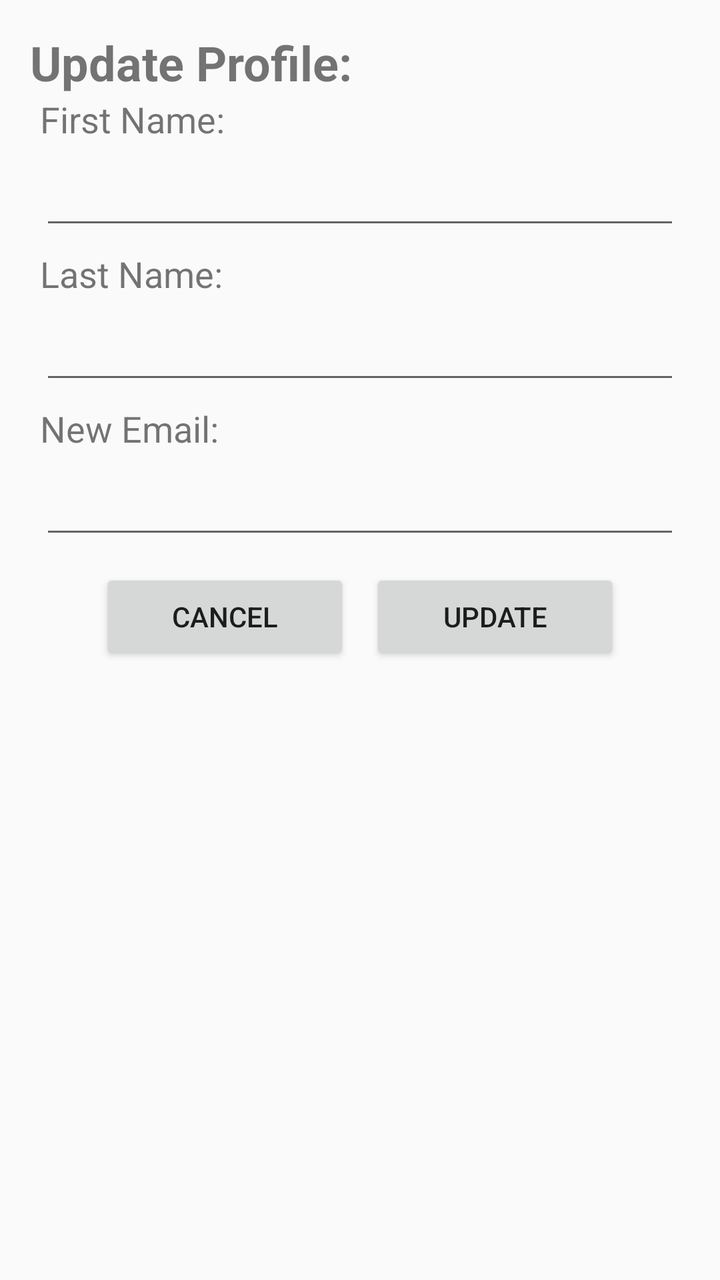
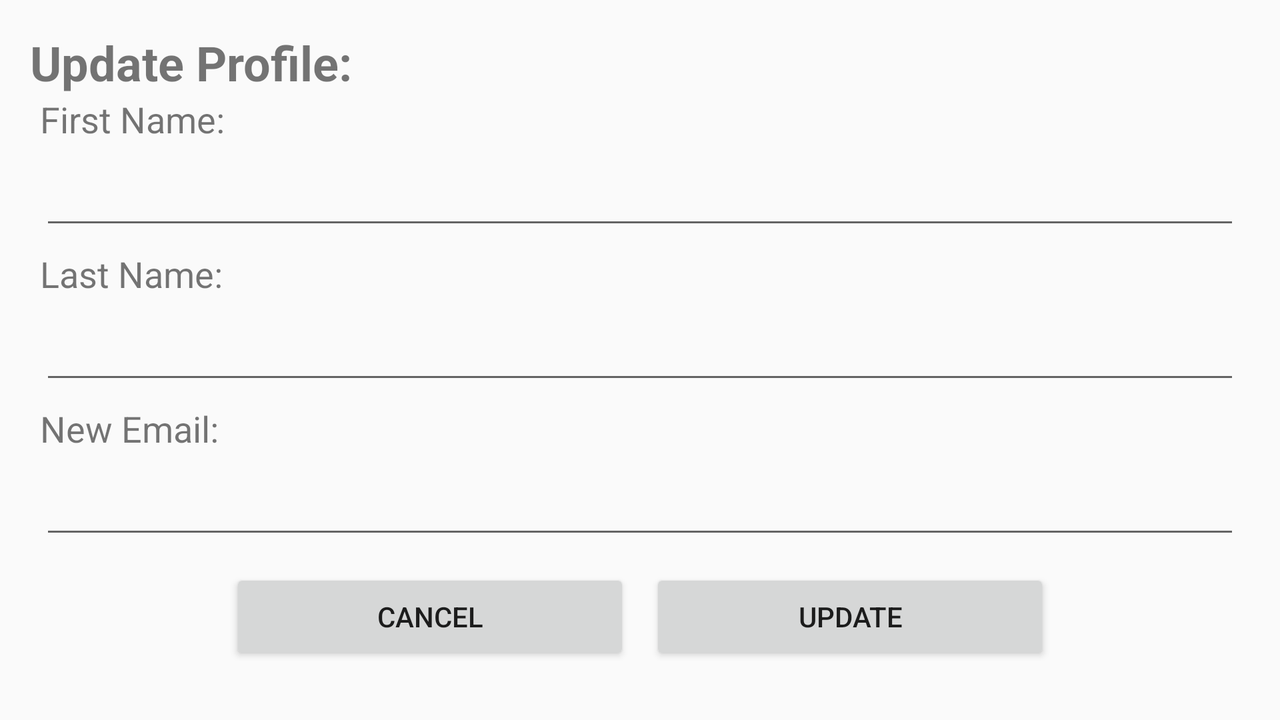

First picture: res/layout/ on a phone held upright. Second picture: the repository's own variant of that layout, on a device whose configuration matches the variant's folder. Source for both follows.
<!-- AndroidManifest.xml: application theme Theme.MyApp -->
<!-- res/layout/popup_update_profile.xml -->
<?xml version="1.0" encoding="utf-8"?>
<LinearLayout xmlns:android="http://schemas.android.com/apk/res/android"
    xmlns:tools="http://schemas.android.com/tools"
    android:layout_width="match_parent"
    android:layout_height="match_parent"
    xmlns:app="http://schemas.android.com/apk/res-auto"
    android:orientation="vertical"
    android:padding="15dp">

    <TextView
        android:id="@+id/textView39"
        android:layout_width="wrap_content"
        android:layout_height="wrap_content"
        android:text="Update Profile:"
        android:textSize="24sp"
        android:textStyle="bold" />

    <LinearLayout
        android:id="@+id/firstName"
        android:layout_width="match_parent"
        android:layout_height="wrap_content"
        android:orientation="vertical"
        android:paddingStart="5dp"
        android:paddingEnd="5dp">

        <TextView
            android:id="@+id/textView40"
            android:layout_width="match_parent"
            android:layout_height="wrap_content"
            android:text="First Name:"
            android:textSize="18sp" />

        <EditText
            android:id="@+id/update_first_name"
            android:layout_width="match_parent"
            android:layout_height="wrap_content"
            android:layout_marginBottom="5dp"
            android:ems="10"
            android:inputType="textPersonName"
            android:minHeight="48dp"
            android:textSize="18sp" />
    </LinearLayout>

    <LinearLayout
        android:id="@+id/lastName"
        android:layout_width="match_parent"
        android:layout_height="wrap_content"
        android:orientation="vertical"
        android:paddingStart="5dp"
        android:paddingEnd="5dp">

        <TextView
            android:id="@+id/textView41"
            android:layout_width="match_parent"
            android:layout_height="wrap_content"
            android:text="Last Name:"
            android:textSize="18sp" />

        <EditText
            android:id="@+id/update_last_name"
            android:layout_width="match_parent"
            android:layout_height="wrap_content"
            android:layout_marginBottom="5dp"
            android:ems="10"
            android:inputType="textPersonName"
            android:minHeight="48dp"
            android:textSize="18sp" />
    </LinearLayout>

    <LinearLayout
        android:id="@+id/newEmail"
        android:layout_width="match_parent"
        android:layout_height="wrap_content"
        android:orientation="vertical"
        android:paddingStart="5dp"
        android:paddingEnd="5dp">

        <TextView
            android:id="@+id/textView42"
            android:layout_width="match_parent"
            android:layout_height="wrap_content"
            android:text="New Email:"
            android:textSize="18sp" />

        <EditText
            android:id="@+id/update_email"
            android:layout_width="match_parent"
            android:layout_height="wrap_content"
            android:layout_marginBottom="5dp"
            android:autofillHints="emailAddress"
            android:ems="10"
            android:importantForAutofill="yes"
            android:inputType="textEmailAddress"
            android:minHeight="48dp"
            android:textSize="18sp" />
    </LinearLayout>

    <LinearLayout
        android:id="@+id/oldPassword"
        android:layout_width="match_parent"
        android:layout_height="wrap_content"
        android:orientation="vertical"
        android:paddingStart="5dp"
        android:paddingEnd="5dp"
        android:visibility="gone">

        <TextView
            android:id="@+id/textView48"
            android:layout_width="match_parent"
            android:layout_height="wrap_content"
            android:text="Current Password:"
            android:textSize="18sp" />

        <EditText
            android:id="@+id/update_old_password"
            android:layout_width="match_parent"
            android:layout_height="wrap_content"
            android:ems="10"
            android:importantForAutofill="no"
            android:inputType="textPassword"
            android:textSize="18sp"
            tools:ignore="TouchTargetSizeCheck" />
    </LinearLayout>

    <LinearLayout
        android:id="@+id/update_btns"
        android:layout_width="match_parent"
        android:layout_height="wrap_content"
        android:gravity="center"
        android:orientation="horizontal"
        app:theme="@style/AppTheme.Buttons">

        <Button
            android:id="@+id/update_cancel_btn"
            android:layout_width="@dimen/popout_btn_width"
            android:layout_height="wrap_content"
            android:layout_margin="5dp"
            android:text="Cancel" />

        <Button
            android:id="@+id/update_btn"
            android:layout_width="@dimen/popout_btn_width"
            android:layout_height="wrap_content"
            android:layout_margin="5dp"
            android:text="Update" />
    </LinearLayout>

    <LinearLayout
        android:id="@+id/confirm_btns"
        android:layout_width="match_parent"
        android:layout_height="wrap_content"
        android:gravity="center"
        android:orientation="horizontal"
        android:visibility="gone"
        app:theme="@style/AppTheme.Buttons">

        <Button
            android:id="@+id/delete_cancel_btn"
            android:layout_width="@dimen/popout_btn_width"
            android:layout_height="wrap_content"
            android:layout_margin="5dp"
            android:text="Cancel" />

        <Button
            android:id="@+id/delete_confirm_btn"
            android:layout_width="@dimen/popout_btn_width"
            android:layout_height="wrap_content"
            android:layout_margin="5dp"
            android:text="Confirm" />
    </LinearLayout>

</LinearLayout>
<!-- resources referenced by this layout -->
<resources>
  <dimen name="popout_btn_width">125dp</dimen>
  <style name="AppTheme.Buttons" parent="MyAppTheme">
          <item name="android:textSize">16sp</item>
      </style>
  <style name="Theme.MyApp" parent="Theme.AppCompat.DayNight.DarkActionBar">
          
          <item name="colorPrimary">@color/purple_500</item>
          <item name="colorPrimaryDark">@color/purple_700</item>
          <item name="colorAccent">@color/teal_200</item>
          
      </style>
  <!-- from res/values-v29/ -->
  <style name="MyAppTheme" parent="MyAppTheme.Color">
      
      <item name="android:navigationBarColor">@android:color/transparent</item>
      <item name="android:statusBarColor">@android:color/transparent</item>
      <item name="android:windowLightStatusBar">?attr/isLightTheme</item>
    </style>
  <!-- from res/values-v29/ -->
  <style name="MyAppTheme.Color" parent="Theme.Material3.Light.NoActionBar">
      <item name="colorPrimary">@color/md_theme_light_primary</item>
      <item name="colorOnPrimary">@color/md_theme_light_onPrimary</item>
      <item name="colorPrimaryContainer">@color/md_theme_light_primaryContainer</item>
      <item name="colorOnPrimaryContainer">@color/md_theme_light_onPrimaryContainer</item>
      <item name="colorSecondary">@color/md_theme_light_secondary</item>
      <item name="colorOnSecondary">@color/md_theme_light_onSecondary</item>
      <item name="colorSecondaryContainer">@color/md_theme_light_secondaryContainer</item>
      <item name="colorOnSecondaryContainer">@color/md_theme_light_onSecondaryContainer</item>
      <item name="colorTertiary">@color/md_theme_light_tertiary</item>
      <item name="colorOnTertiary">@color/md_theme_light_onTertiary</item>
      <item name="colorTertiaryContainer">@color/md_theme_light_tertiaryContainer</item>
      <item name="colorOnTertiaryContainer">@color/md_theme_light_onTertiaryContainer</item>
      <item name="colorError">@color/md_theme_light_error</item>
      <item name="colorErrorContainer">@color/md_theme_light_errorContainer</item>
      <item name="colorOnError">@color/md_theme_light_onError</item>
      <item name="colorOnErrorContainer">@color/md_theme_light_onErrorContainer</item>
      <item name="android:colorBackground">@color/md_theme_light_background</item>
      <item name="colorOnBackground">@color/md_theme_light_onBackground</item>
      <item name="colorSurface">@color/md_theme_light_surface</item>
      <item name="colorOnSurface">@color/md_theme_light_onSurface</item>
      <item name="colorSurfaceVariant">@color/md_theme_light_surfaceVariant</item>
      <item name="colorOnSurfaceVariant">@color/md_theme_light_onSurfaceVariant</item>
      <item name="colorOutline">@color/md_theme_light_outline</item>
      <item name="colorOnSurfaceInverse">@color/md_theme_light_inverseOnSurface</item>
      <item name="colorSurfaceInverse">@color/md_theme_light_inverseSurface</item>
      <item name="colorPrimaryInverse">@color/md_theme_light_inversePrimary</item>
    </style>
</resources>
<!-- res/layout-land/popup_update_profile.xml (the repository's variant of the layout above) -->
<!-- drawn on the phone turned sideways -->
<?xml version="1.0" encoding="utf-8"?>
<LinearLayout xmlns:android="http://schemas.android.com/apk/res/android"
    xmlns:tools="http://schemas.android.com/tools"
    android:layout_width="match_parent"
    android:layout_height="match_parent"
    xmlns:app="http://schemas.android.com/apk/res-auto"
    android:orientation="vertical"
    android:padding="15dp">

    <TextView
        android:id="@+id/textView39"
        android:layout_width="wrap_content"
        android:layout_height="wrap_content"
        android:text="Update Profile:"
        android:textSize="24sp"
        android:textStyle="bold" />

    <ScrollView
        android:layout_width="match_parent"
        android:layout_height="match_parent">

        <LinearLayout
            android:layout_width="match_parent"
            android:layout_height="wrap_content"
            android:orientation="vertical" >

            <LinearLayout
                android:id="@+id/firstName"
                android:layout_width="match_parent"
                android:layout_height="wrap_content"
                android:orientation="vertical"
                android:paddingStart="5dp"
                android:paddingEnd="5dp">

                <TextView
                    android:id="@+id/textView40"
                    android:layout_width="match_parent"
                    android:layout_height="wrap_content"
                    android:text="First Name:"
                    android:textSize="18sp" />

                <EditText
                    android:id="@+id/update_first_name"
                    android:layout_width="match_parent"
                    android:layout_height="wrap_content"
                    android:layout_marginBottom="5dp"
                    android:ems="10"
                    android:inputType="textPersonName"
                    android:minHeight="48dp"
                    android:textSize="18sp"
                    tools:ignore="SpeakableTextPresentCheck" />
            </LinearLayout>

            <LinearLayout
                android:id="@+id/lastName"
                android:layout_width="match_parent"
                android:layout_height="wrap_content"
                android:orientation="vertical"
                android:paddingStart="5dp"
                android:paddingEnd="5dp">

                <TextView
                    android:id="@+id/textView41"
                    android:layout_width="match_parent"
                    android:layout_height="wrap_content"
                    android:text="Last Name:"
                    android:textSize="18sp" />

                <EditText
                    android:id="@+id/update_last_name"
                    android:layout_width="match_parent"
                    android:layout_height="wrap_content"
                    android:layout_marginBottom="5dp"
                    android:ems="10"
                    android:inputType="textPersonName"
                    android:minHeight="48dp"
                    android:textSize="18sp"
                    tools:ignore="SpeakableTextPresentCheck" />
            </LinearLayout>

            <LinearLayout
                android:id="@+id/newEmail"
                android:layout_width="match_parent"
                android:layout_height="wrap_content"
                android:orientation="vertical"
                android:paddingStart="5dp"
                android:paddingEnd="5dp">

                <TextView
                    android:id="@+id/textView42"
                    android:layout_width="match_parent"
                    android:layout_height="wrap_content"
                    android:text="New Email:"
                    android:textSize="18sp" />

                <EditText
                    android:id="@+id/update_email"
                    android:layout_width="match_parent"
                    android:layout_height="wrap_content"
                    android:layout_marginBottom="5dp"
                    android:autofillHints="emailAddress"
                    android:ems="10"
                    android:importantForAutofill="yes"
                    android:inputType="textEmailAddress"
                    android:minHeight="48dp"
                    android:textSize="18sp"
                    tools:ignore="SpeakableTextPresentCheck" />
            </LinearLayout>

            <LinearLayout
                android:id="@+id/oldPassword"
                android:layout_width="match_parent"
                android:layout_height="wrap_content"
                android:orientation="vertical"
                android:paddingStart="5dp"
                android:paddingEnd="5dp"
                android:visibility="gone">

                <TextView
                    android:id="@+id/textView48"
                    android:layout_width="match_parent"
                    android:layout_height="wrap_content"
                    android:text="Current Password:"
                    android:textSize="18sp" />

                <EditText
                    android:id="@+id/update_old_password"
                    android:layout_width="match_parent"
                    android:layout_height="wrap_content"
                    android:ems="10"
                    android:importantForAutofill="no"
                    android:inputType="textPassword"
                    android:textSize="18sp"
                    tools:ignore="TouchTargetSizeCheck" />
            </LinearLayout>

            <LinearLayout
                android:id="@+id/update_btns"
                android:layout_width="match_parent"
                android:layout_height="wrap_content"
                android:gravity="center"
                android:orientation="horizontal"
                app:theme="@style/AppTheme.Buttons">

                <Button
                    android:id="@+id/update_cancel_btn"
                    android:layout_width="@dimen/min_btn_width"
                    android:layout_height="wrap_content"
                    android:layout_margin="5dp"
                    android:text="Cancel" />

                <Button
                    android:id="@+id/update_btn"
                    android:layout_width="@dimen/min_btn_width"
                    android:layout_height="wrap_content"
                    android:layout_margin="5dp"
                    android:text="Update" />
            </LinearLayout>

            <LinearLayout
                android:id="@+id/confirm_btns"
                android:layout_width="match_parent"
                android:layout_height="wrap_content"
                android:gravity="center"
                android:orientation="horizontal"
                android:visibility="gone"
                app:theme="@style/AppTheme.Buttons">

                <Button
                    android:id="@+id/delete_cancel_btn"
                    android:layout_width="@dimen/min_btn_width"
                    android:layout_height="wrap_content"
                    android:layout_margin="5dp"
                    android:text="Cancel" />

                <Button
                    android:id="@+id/delete_confirm_btn"
                    android:layout_width="@dimen/min_btn_width"
                    android:layout_height="wrap_content"
                    android:layout_margin="5dp"
                    android:text="Confirm" />
            </LinearLayout>
        </LinearLayout>
    </ScrollView>

</LinearLayout>
<!-- resources referenced by the variant -->
<!-- as the phone turned sideways resolves them -->
<resources>
  <dimen name="min_btn_width">200dp</dimen>
  <style name="AppTheme.Buttons" parent="MyAppTheme">
          <item name="android:textSize">16sp</item>
      </style>
  <style name="Theme.MyApp" parent="Theme.AppCompat.DayNight.DarkActionBar">
          
          <item name="colorPrimary">@color/purple_500</item>
          <item name="colorPrimaryDark">@color/purple_700</item>
          <item name="colorAccent">@color/teal_200</item>
          
      </style>
  <!-- from res/values-v29/ -->
  <style name="MyAppTheme" parent="MyAppTheme.Color">
      
      <item name="android:navigationBarColor">@android:color/transparent</item>
      <item name="android:statusBarColor">@android:color/transparent</item>
      <item name="android:windowLightStatusBar">?attr/isLightTheme</item>
    </style>
  <!-- from res/values-v29/ -->
  <style name="MyAppTheme.Color" parent="Theme.Material3.Light.NoActionBar">
      <item name="colorPrimary">@color/md_theme_light_primary</item>
      <item name="colorOnPrimary">@color/md_theme_light_onPrimary</item>
      <item name="colorPrimaryContainer">@color/md_theme_light_primaryContainer</item>
      <item name="colorOnPrimaryContainer">@color/md_theme_light_onPrimaryContainer</item>
      <item name="colorSecondary">@color/md_theme_light_secondary</item>
      <item name="colorOnSecondary">@color/md_theme_light_onSecondary</item>
      <item name="colorSecondaryContainer">@color/md_theme_light_secondaryContainer</item>
      <item name="colorOnSecondaryContainer">@color/md_theme_light_onSecondaryContainer</item>
      <item name="colorTertiary">@color/md_theme_light_tertiary</item>
      <item name="colorOnTertiary">@color/md_theme_light_onTertiary</item>
      <item name="colorTertiaryContainer">@color/md_theme_light_tertiaryContainer</item>
      <item name="colorOnTertiaryContainer">@color/md_theme_light_onTertiaryContainer</item>
      <item name="colorError">@color/md_theme_light_error</item>
      <item name="colorErrorContainer">@color/md_theme_light_errorContainer</item>
      <item name="colorOnError">@color/md_theme_light_onError</item>
      <item name="colorOnErrorContainer">@color/md_theme_light_onErrorContainer</item>
      <item name="android:colorBackground">@color/md_theme_light_background</item>
      <item name="colorOnBackground">@color/md_theme_light_onBackground</item>
      <item name="colorSurface">@color/md_theme_light_surface</item>
      <item name="colorOnSurface">@color/md_theme_light_onSurface</item>
      <item name="colorSurfaceVariant">@color/md_theme_light_surfaceVariant</item>
      <item name="colorOnSurfaceVariant">@color/md_theme_light_onSurfaceVariant</item>
      <item name="colorOutline">@color/md_theme_light_outline</item>
      <item name="colorOnSurfaceInverse">@color/md_theme_light_inverseOnSurface</item>
      <item name="colorSurfaceInverse">@color/md_theme_light_inverseSurface</item>
      <item name="colorPrimaryInverse">@color/md_theme_light_inversePrimary</item>
    </style>
</resources>
